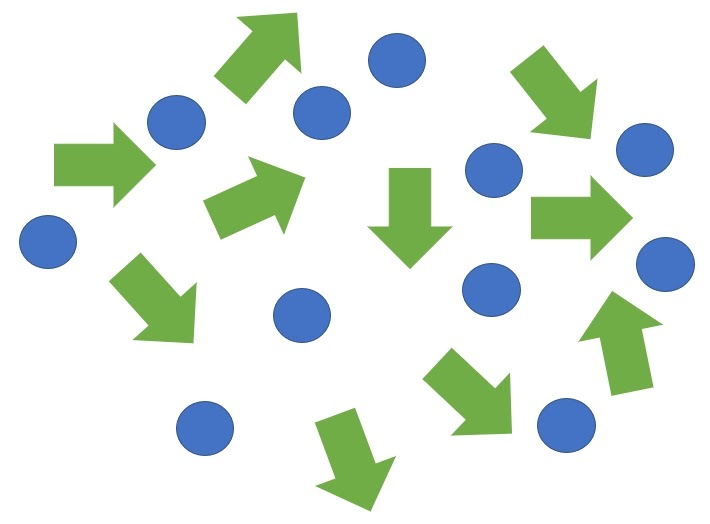
#> input picture sample/all.jpg, 710 x 524 px, given in place of the camera
$ python hsv_select.py
#> lines starting #> are read from the running program, lines starting #| are printed output that depends on the picture; after the words box and inside, x2 and y2 are one past the last pixel; in counts of white or black regions, pixels touching at a corner belong together
import cv2 as cv

cap = cv.VideoCapture(0)
if cap.isOpened() == False:
    print("카메라를 열 수 없습니다.")
    exit(1)

while(True):
    ret, img_frame = cap.read()
#> img_frame is the input picture: shape (524, 710, 3); mean B, G, R 228.3, 234.6, 224.1
    if ret == False:
        print("캡쳐 실패")
        break

    # hsv 색공간으로 변환
    img_hsv = cv.cvtColor(img_frame, cv.COLOR_BGR2HSV)
#> img_hsv: shape (524, 710, 3); mean H, S, V 23.5, 29.9, 240.4

    # 파란색 기준값을 120으로 상한, 하한값 정하기
    # 채도가 높은 파란색을 검출하기 때문에 HSV 색공간의 채도값을
    # 높여 채도가 낮은 파란색을 제거, 테스트에선 70을 사용
    lower_blue = (120-20, 70, 0)
    upper_blue = (120+20, 255, 255)
    # lower_blue = (0, 100, 20)
    # upper_blue = (255, 140,255)
    img_mask = cv.inRange(img_hsv, lower_blue, upper_blue)
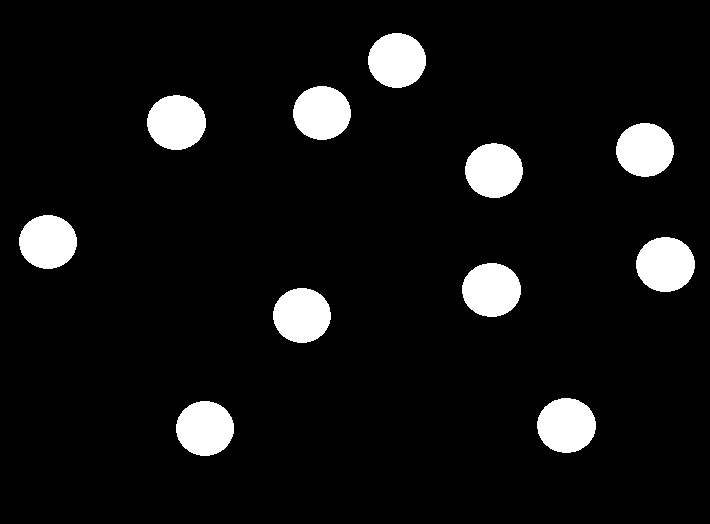
#> img_mask: shape (524, 710); 7.4% white; 11 white regions, largest, box (x1, y1, x2, y2) and area: (636, 237, 695, 292) 2541, (147, 95, 206, 150) 2540, (537, 398, 596, 453) 2535
    # 컬러영상에서 파란색만 보여줌
    img_result = cv.bitwise_and(img_frame, img_frame, mask=img_mask)
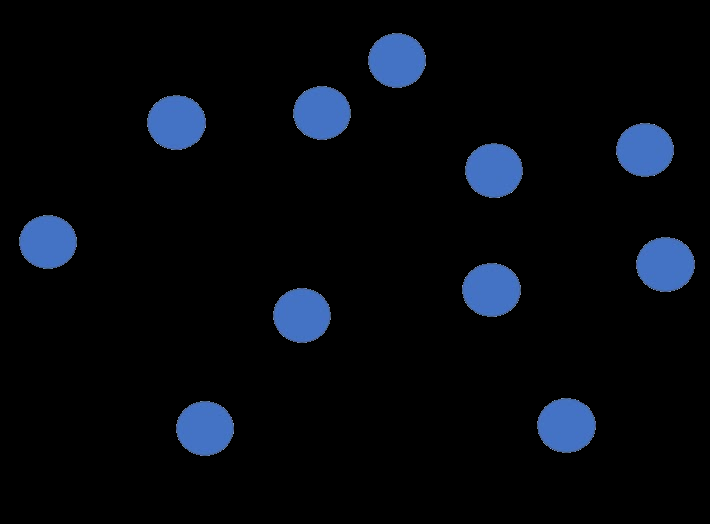
#> img_result: shape (524, 710, 3); mean B, G, R 14.1, 8.4, 5.1

    cv.imshow('Color', img_frame)
    cv.imshow('Result', img_result)

    key = cv.waitKey(1)
#> (key Esc is pressed here)
    if key == 27:
        break

cap.release()
cv.destroyAllWindows()
